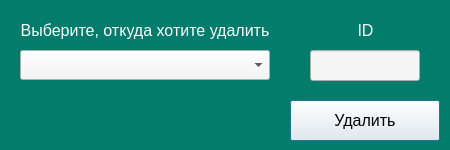
<?xml version="1.0" encoding="UTF-8"?>
<ui version="4.0">
 <class>Dialog</class>
 <widget class="QDialog" name="Dialog">
  <property name="geometry">
   <rect>
    <x>0</x>
    <y>0</y>
    <width>450</width>
    <height>150</height>
   </rect>
  </property>
  <property name="windowTitle">
   <string>Dialog</string>
  </property>
  <property name="styleSheet">
   <string notr="true">background-color: rgb(3, 125, 107)</string>
  </property>
  <widget class="QPushButton" name="OKbutton">
   <property name="geometry">
    <rect>
     <x>290</x>
     <y>100</y>
     <width>150</width>
     <height>41</height>
    </rect>
   </property>
   <property name="styleSheet">
    <string notr="true">font-size: 16px;
font: &quot;Yu Gothic UI Semibold&quot;;
background-color: rgb(245, 245, 245)</string>
   </property>
   <property name="text">
    <string>Удалить</string>
   </property>
  </widget>
  <widget class="QLineEdit" name="id">
   <property name="geometry">
    <rect>
     <x>310</x>
     <y>50</y>
     <width>110</width>
     <height>31</height>
    </rect>
   </property>
   <property name="styleSheet">
    <string notr="true">font-size: 16px;
font: &quot;Yu Gothic UI Semibold&quot;;
background-color: rgb(245, 245, 245)</string>
   </property>
   <property name="text">
    <string/>
   </property>
  </widget>
  <widget class="QLabel" name="label_4">
   <property name="geometry">
    <rect>
     <x>310</x>
     <y>20</y>
     <width>111</width>
     <height>20</height>
    </rect>
   </property>
   <property name="styleSheet">
    <string notr="true">color: rgb(255, 255, 255);
font-size: 16px;
font: &quot;Arial Black&quot;;</string>
   </property>
   <property name="text">
    <string>ID</string>
   </property>
   <property name="alignment">
    <set>Qt::AlignCenter</set>
   </property>
  </widget>
  <widget class="QComboBox" name="table">
   <property name="geometry">
    <rect>
     <x>20</x>
     <y>50</y>
     <width>250</width>
     <height>30</height>
    </rect>
   </property>
   <property name="styleSheet">
    <string notr="true">font-size: 16px;
font: &quot;Yu Gothic UI Semibold&quot;;
background-color: rgb(245, 245, 245)</string>
   </property>
  </widget>
  <widget class="QLabel" name="label_5">
   <property name="geometry">
    <rect>
     <x>20</x>
     <y>20</y>
     <width>250</width>
     <height>20</height>
    </rect>
   </property>
   <property name="styleSheet">
    <string notr="true">color: rgb(255, 255, 255);
font-size: 16px;
font: &quot;Arial Black&quot;;</string>
   </property>
   <property name="text">
    <string>Выберите, откуда хотите удалить</string>
   </property>
   <property name="alignment">
    <set>Qt::AlignCenter</set>
   </property>
  </widget>
 </widget>
 <resources/>
 <connections/>
</ui>
